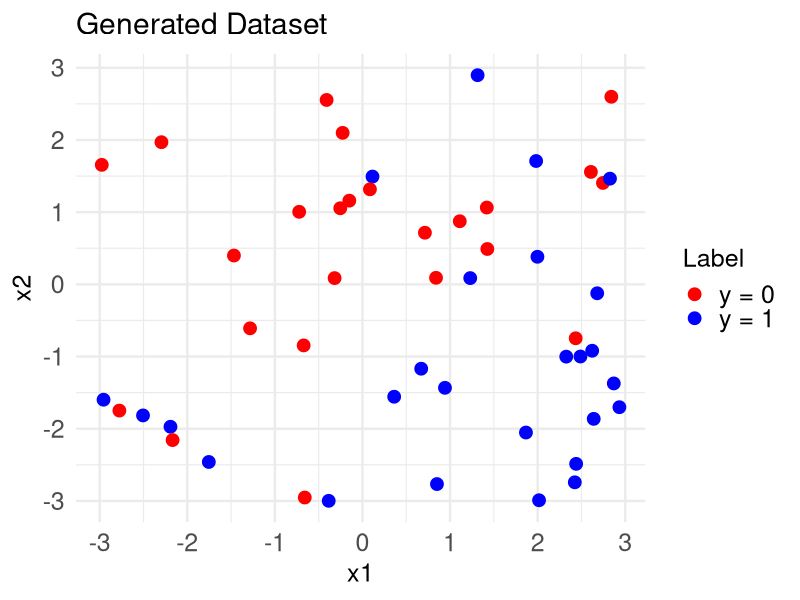
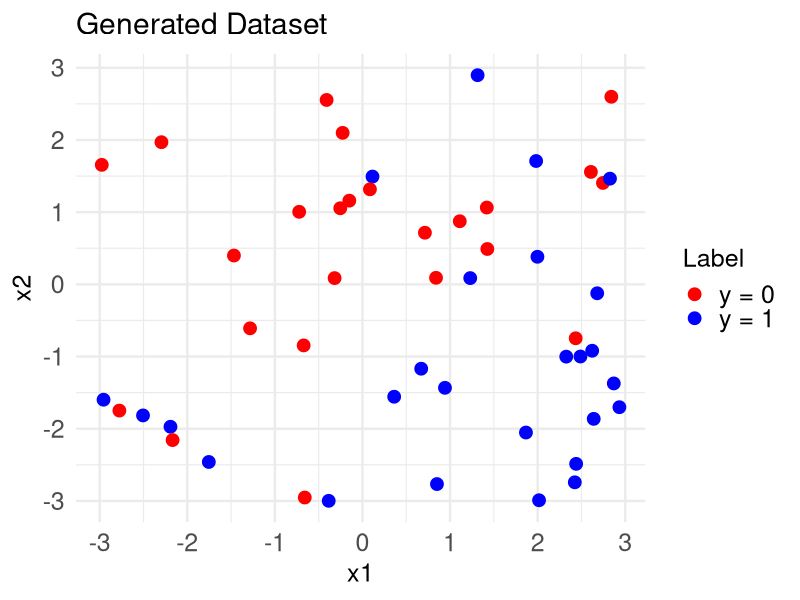

Source code (R) for these figures, in order: (Note: this script raises an error after producing the figures.)
library(ggplot2)

set.seed(42)

# Number of samples
N <- 50

# Input features x1, x2 ~ Uniform(-3, 3)
X <- matrix(runif(2 * N, min = -3, max = 3), ncol = 2)

# Ground truth weights (no bias)
w_true <- c(1., -1.)

# Linear predictor
logits <- X %*% w_true

# Sigmoid to get probabilities
sigmoid <- function(z) 1 / (1 + exp(-z))
probs <- sigmoid(logits)

# Binary labels y ~ Bernoulli(prob)
y <- rbinom(N, size = 1, prob = probs)

# Convert to data frame for ggplot
df <- data.frame(x1 = X[, 1], x2 = X[, 2], y = as.factor(y))

# Create the plot
p <- ggplot(df, aes(x = x1, y = x2, color = y)) +
  geom_point(size = 2) +
  scale_color_manual(values = c("red", "blue"), labels = c("y = 0", "y = 1")) +
  labs(title = "Generated Dataset", x = "x1", y = "x2", color = "Label") +
  theme_minimal()

p <- ggplot(df, aes(x = x1, y = x2, color = y)) +
  geom_point(size = 4) +                  # Bigger dots (default is ~2)
  scale_color_manual(values = c("red", "blue"), labels = c("y = 0", "y = 1")) +
  labs(title = "Generated Dataset", x = "x1", y = "x2", color = "Label") +
  theme_minimal(base_size = 18) +        # Bigger base font size for axis, labels, legend
  theme(
    legend.title = element_text(size = 18),
    legend.text = element_text(size = 18),
    axis.title = element_text(size = 18),
    axis.text = element_text(size = 18)
  )


print(p)
# Save to PDF
ggsave("session_5/theory/figures/generated_dataset.pdf", plot = p)


# Laplace approxiamtion

library(numDeriv)  # for Hessian

# Data: X (N x 2), y (N x 1), prior precision alpha (scalar)
fit_bayesian_logistic_laplace <- function(X, y, alpha = 1.0) {
  
  N <- nrow(X)
  d <- ncol(X)
  
  # Sigmoid function
  sigmoid <- function(z) 1 / (1 + exp(-z))
  
  # # Log prior (Gaussian zero-mean)
  # @exercise
  # log_prior <- function(w) {...} # define log prior here
  
  # Log likelihood for logistic regression
  # @exercise
  # log_likelihood <- function(w) {...} # define log likelihood here
  
  # Negative log posterior (to minimize)
  neg_log_post <- function(w) {
    - (log_prior(w) + log_likelihood(w))
  }
  
  # Optimize to find MAP estimate
  # @exercise
  # opt <- optim() to find the MAP estimate of w, check the documentation for optim() 
  opt <- optim(
    par = rep(0, d),  # init at zero
    fn = neg_log_post,
    method = "BFGS",
    hessian = TRUE
  )
  
  # Covariance of Gaussian approx = inverse Hessian
  # @exercise
  # Sigma <- ... # compute covariance matrix = inverse Hessian
  
  list(mean = w_map, cov = Sigma)
}

# Example usage with your data X, y and alpha=1:
result <- fit_bayesian_logistic_laplace(X, y, alpha=1)
print(result$mean)  # MAP estimate
print(result$cov)   # Covariance matrix of approximate posterior

library(MASS)     # for mvrnorm sampling
library(ggplot2)
library(gridExtra) # for arranging plots

# 1) Visualize Gaussian posterior on (w1,w2) parameter space
plot_laplace_posterior <- function(mean, cov) {
  w1 <- seq(mean[1] - 3*sqrt(cov[1,1]), mean[1] + 3*sqrt(cov[1,1]), length.out=100)
  w2 <- seq(mean[2] - 3*sqrt(cov[2,2]), mean[2] + 3*sqrt(cov[2,2]), length.out=100)
  grid <- expand.grid(w1 = w1, w2 = w2)
  
  # Multivariate normal density function
  dmvn <- function(x, mu, Sigma) {
    k <- length(mu)
    det_sigma <- det(Sigma)
    inv_sigma <- solve(Sigma)
    diff <- matrix(x - mu, ncol = 1)
    exp(-0.5 * t(diff) %*% inv_sigma %*% diff) / sqrt((2*pi)^k * det_sigma)
  }
  
  # Compute densities over grid
  grid$z <- apply(grid, 1, function(row) dmvn(as.numeric(row), mean, cov))
  
  ggplot(grid, aes(w1, w2, z = z)) +
    geom_contour_filled(alpha=0.7) +
    theme(legend.position = "none") +     # <- remove entire legend +
    guides(fill = "none") +
    labs(title = "Laplace Approximation: Posterior over (w1, w2)",
         x = expression(w[1]), y = expression(w[2])) +
    theme_minimal(base_size = 16)
}

# 2) Sample decision boundaries from posterior and plot over data points
plot_decision_boundaries <- function(X, y, mean, cov, n_samples = 15) {
  # Sample weights from Gaussian approx
  samples <- mvrnorm(n_samples, mu = mean, Sigma = cov)
  
  df_data <- data.frame(x1 = X[,1], x2 = X[,2], y = factor(y))
  
  # Base plot with data points
  base_plot <- ggplot(df_data, aes(x = x1, y = x2, color = y)) +
    geom_point(size = 3) +
    scale_color_manual(values = c("red", "blue")) +
    labs(title = "Decision Boundaries Sampled from Posterior",
         color = "Class") +
    theme_minimal(base_size = 16)
  
  # For each sample, add a decision boundary line
  for (i in 1:n_samples) {
    w <- samples[i,]
    # The decision boundary is where w1 * x1 + w2 * x2 = 0
    # => x2 = - (w1/w2) * x1
    slope <- -w[1]/w[2]
    intercept <- 0
    
    base_plot <- base_plot +
      geom_abline(intercept = intercept, slope = slope,
                  color = "black", alpha = 0.2)
  }
  
  base_plot
}

# --- Example usage ---
# Assume X, y are your data and result is Laplace approx output

# Save figures
result <- fit_bayesian_logistic_laplace(X, y, alpha=1)

p1 <- plot_laplace_posterior(result$mean, result$cov)
print(p1)
ggsave("session_5/theory/figures/laplace_posterior_contours.pdf", p1, width = 6, height = 6)

p2 <- plot_decision_boundaries(X, y, result$mean, result$cov)
print(p2)
ggsave("session_5/theory/figures/laplace_decision_boundaries.pdf", p2, width = 6, height = 6)

# Arrange side-by-side


##########  Part 2 - Importance Sampling
# Creating R code that defines two importance sampling functions:
# (1) using the prior as proposal
# (2) using the Laplace approximation as proposal
# Then visualizing 30 decision boundaries for each.

# Load necessary libraries
library(ggplot2)
library(MASS)  # for mvrnorm
library(dplyr)

# Sigmoid function
sigmoid <- function(z) 1 / (1 + exp(-z))

# Log posterior up to a constant
log_posterior <- function(theta, X, y, alpha = 1) {
  z <- X %*% theta
  log_lik <- sum(y * log(sigmoid(z)) + (1 - y) * log(1 - sigmoid(z)))
  log_prior <- -0.5 * alpha * sum(theta^2)
  log_lik + log_prior
}

importance_sampling_prior <- function(X, y, n_samples = 100, n_keep = 30, alpha = 1.0) {
  d <- ncol(X)
  
  # Sample from prior: theta ~ N(0, alpha^-1 * I)
  # @exercise
  # all_samples <- ... # sample n_samples from prior here
  
  # Compute unnormalized log weights
  # @exercise
  # log_weights <- ... # compute log posterior for each sample
  
  # Find importance weights
  # @exercise
  # weights <- ... # compute normalized weights from log_weights
  
  # Resample 30 samples according to the importance weights
  # @exercise
  # selected_samples <- ... # resample n_keep samples based on weights
  
  return(list(samples = selected_samples, weights = weights[selected_indices]))
}

# Assuming X and y are already defined as in your example
set.seed(123)  # for reproducibility

res_prior <- importance_sampling_prior(X, y, n_samples = 300, n_keep = 30, alpha = 1.0)

# Access the samples and weights
samples_prior <- res_prior$samples
weights_prior <- res_prior$weights

# View the first few samples and weights
head(samples_prior)
head(weights_prior)

library(ggplot2)

plot_decision_boundaries_2 <- function(samples, X, y, n_samples = 15) {
  # Use at most n_samples from samples
  n_samples <- min(n_samples, nrow(samples))
  samples <- samples[1:n_samples, , drop = FALSE]
  
  df_data <- data.frame(x1 = X[,1], x2 = X[,2], y = factor(y))
  
  # Base plot with data points
  base_plot <- ggplot(df_data, aes(x = x1, y = x2, color = y)) +
    geom_point(size = 3) +
    scale_color_manual(values = c("red", "blue")) +
    labs(title = "Decision Boundaries Sampled from Posterior",
         color = "Class") +
    theme_minimal(base_size = 16)
  
  # Add decision boundaries for each sample
  for (i in 1:n_samples) {
    w <- samples[i,]
    
    if (abs(w[2]) < 1e-6) {
      # Vertical line if w2 ~ 0
      intercept <- 0
      base_plot <- base_plot +
        geom_vline(xintercept = intercept, color = "black", alpha = 0.3, size = 0.5)
    } else {
      slope <- -w[1]/w[2]
      intercept <- 0
      base_plot <- base_plot +
        geom_abline(intercept = intercept, slope = slope,
                    color = "black", alpha = 0.3, size = 0.5)
    }
  }
  
  base_plot
}

p <- plot_decision_boundaries_2(samples_prior, X, y, n_samples = 30)

print(p)
ggsave("session_5/theory/figures/importance_sampling_from_prior.pdf", p, width = 6, height = 6)

importance_sampling_laplace <- function(X, y, mean, cov, n_samples = 300, n_keep = 30, alpha = 1.0) {
  d <- ncol(X)
  
  # Sample from Laplace approx: theta ~ N(mean, cov)
  all_samples <- MASS::mvrnorm(n_samples, mu = mean, Sigma = cov)
  
  # Compute log target posterior for each sample
  log_post <- apply(all_samples, 1, function(theta) log_posterior(theta, X, y, alpha))
  
  # Compute log proposal density for each sample (Laplace approx)
  log_proposal <- mvtnorm::dmvnorm(all_samples, mean = mean, sigma = cov, log = TRUE)
  
  # Importance weights = target / proposal (in log scale)
  log_weights <- log_post - log_proposal
  
  # Normalize weights for numerical stability
  log_weights <- log_weights - max(log_weights)
  weights <- exp(log_weights)
  weights <- weights / sum(weights)
  
  # Resample n_keep samples with weighted sampling (without replacement)
  selected_indices <- sample(1:n_samples, size = n_keep, replace = FALSE, prob = weights)
  selected_samples <- all_samples[selected_indices, ]
  
  return(list(samples = selected_samples, weights = weights[selected_indices]))
}


set.seed(123)  # for reproducibility

res_laplace <- importance_sampling_laplace(X, y, result$mean, result$cov, n_samples = 100, n_keep = 30, alpha = 1.0)

samples_laplace <- res_laplace$samples
weights_laplace <- res_laplace$weights

# View a few samples and weights
head(samples_laplace)
head(weights_laplace)


p <- plot_decision_boundaries_2(samples_laplace, X, y, n_samples = 30)
print(p)

ggsave("session_5/theory/figures/importance_sampling_from_laplace.pdf", p, width = 6, height = 6)



#################### Part 3 - MCMC Sampling


library(MASS)  # for mvrnorm

# Logistic sigmoid
sigmoid <- function(z) 1 / (1 + exp(-z))

# Log-posterior (up to constant)
log_posterior <- function(theta, X, y, alpha = 1.0) {
  eta <- X %*% theta
  log_lik <- sum(y * eta - log(1 + exp(eta)))
  log_prior <- -0.5 * alpha * sum(theta^2)
  return(log_lik + log_prior)
}

# MCMC sampler: Metropolis-Hastings
mcmc_logistic <- function(X, y, n_samples = 1000, burn_in = 200, thin = 1,
                          init = NULL, step_size = 0.1, alpha = 1.0) {
  d <- ncol(X)
  if (is.null(init)) {
    current <- rep(0, d)
  } else {
    current <- init
  }
  samples <- matrix(NA, nrow = n_samples, ncol = d)
  current_log_post <- log_posterior(current, X, y, alpha)
  
  for (i in 1:(n_samples * thin + burn_in)) {
  
    # Propose new sample from Gaussian random walk
    # @exercise
    # proposal <- ... # propose new sample here

    # Compute log posterior for proposal
    # @exercise
    # proposal_log_post <- ... # compute log posterior for proposal
    
    # Acceptance probability
    # @exercise
    # log_accept_ratio <- ... # compute log acceptance ratio

    # Accept or reject the proposal
    if (log(runif(1)) < log_accept_ratio) {
      current <- proposal
      current_log_post <- proposal_log_post
    }
    
    # Save samples after burn-in and thinning
    if (i > burn_in && (i - burn_in) %% thin == 0) {
      samples[(i - burn_in) / thin, ] <- current
    }
  }
  
  return(samples)
}

# Assume X, y already defined
set.seed(42)
samples_mcmc <- mcmc_logistic(X, y, n_samples = 5000, burn_in = 1000, thin = 10)

p <- plot_decision_boundaries_2(samples_mcmc, X, y, n_samples = 30)
print(p)
ggsave("session_5/theory/figures/mcmc.pdf", p, width = 6, height = 6)

